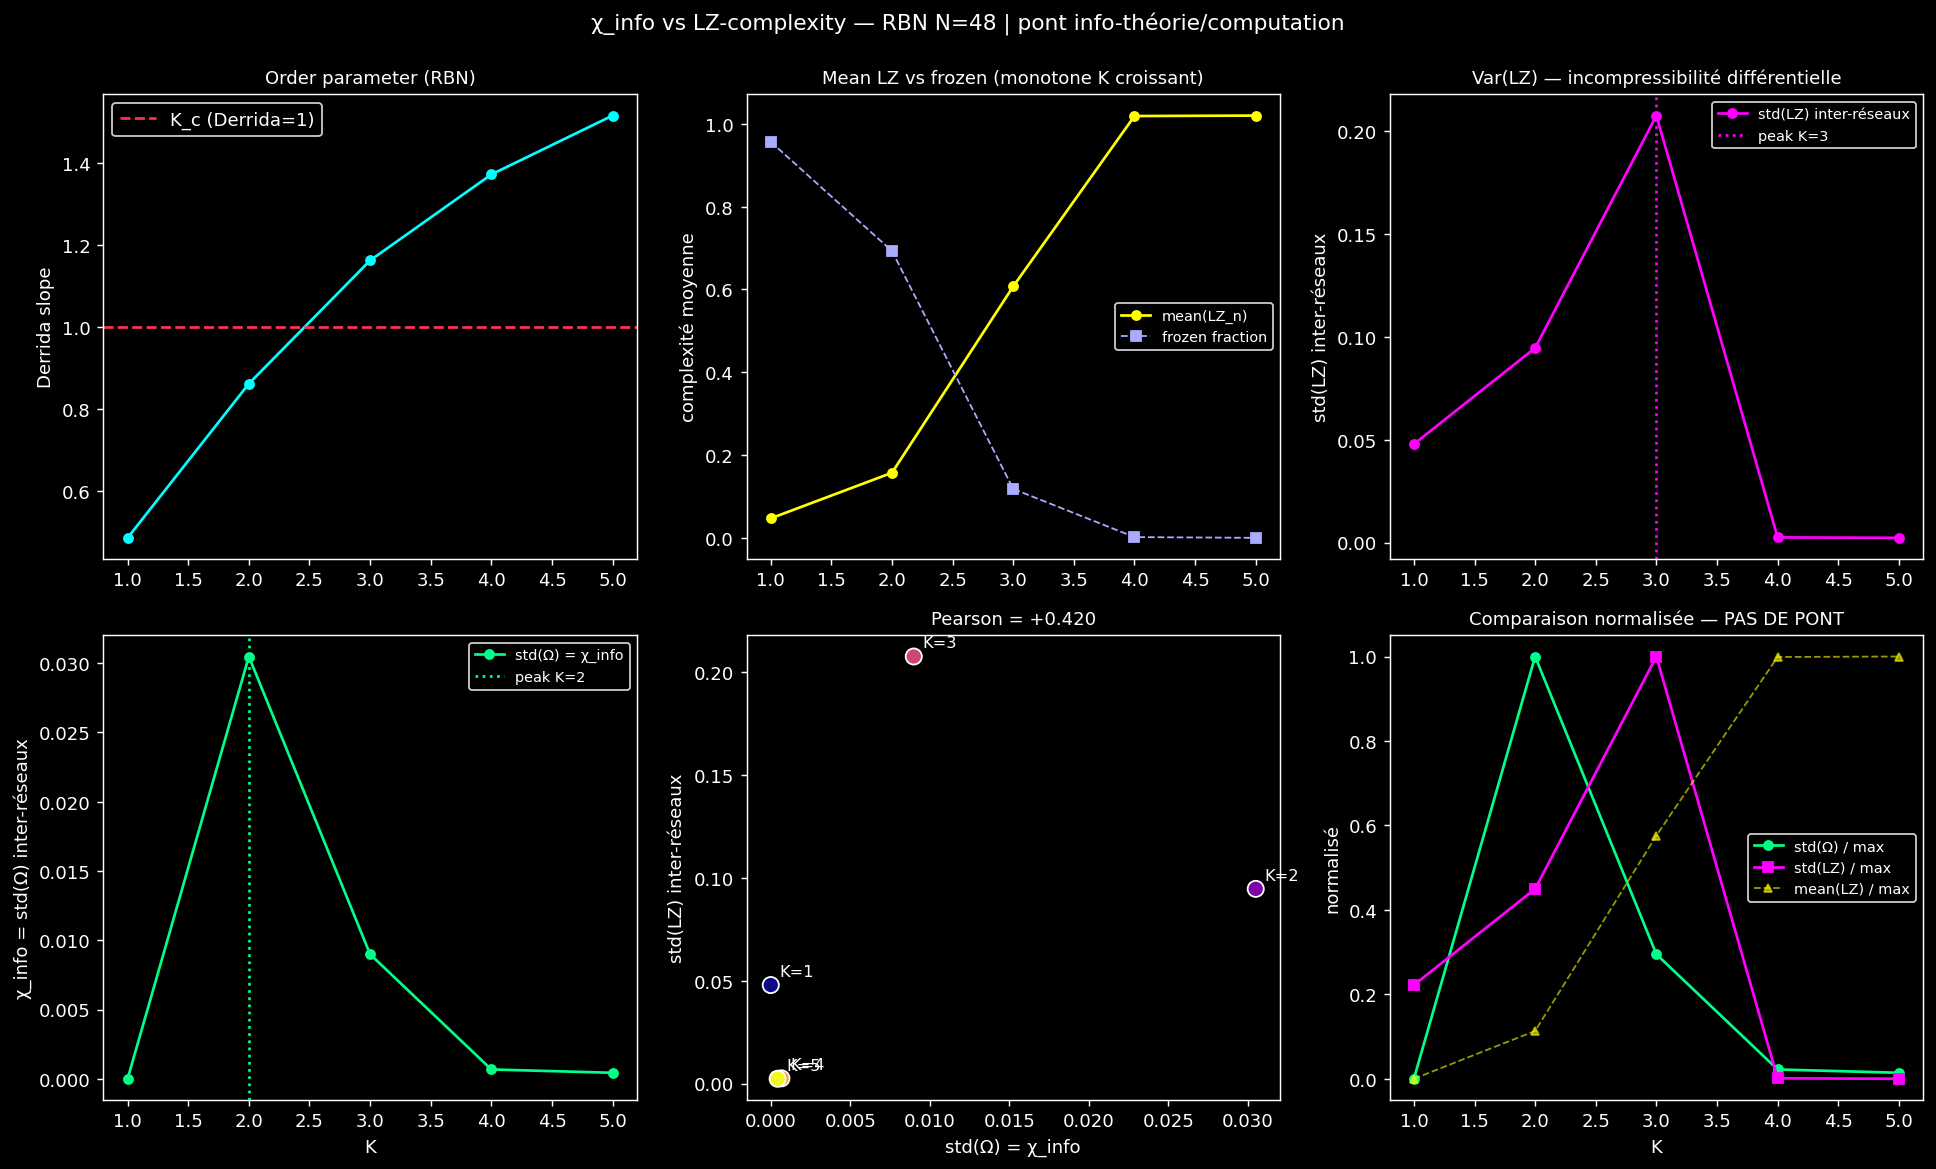

The Python source for this figure:
"""Test conjecture : χ_info ~ Var(LZ) inter-réalisations.

LZ-complexity = proxy calculable de Kolmogorov K. Si la "susceptibilité
informationnelle" Var(Ω) mesure réellement l'incompressibilité différentielle
des réalisations, alors Var(LZ) doit piquer aux mêmes points critiques.

Test sur RBN (discret natif, K_c=2 connu). Pour chaque K :
  - n_real réseaux indépendants
  - Pour chaque réseau : ensemble 3000 attracteurs → LZ(concat aplatissement)
  - mean(LZ), std(LZ) inter-réseaux
  - Comparer position des pics : std(Ω) vs std(LZ)

Si corrélation forte (Pearson > 0.7) ET argmax std(LZ) ≈ K_c → pont
info-théorie/computation validé. χ_info = mesure opérationnelle K_conditional.
"""
import sys
import os
import json
import time
import numpy as np
import matplotlib.pyplot as plt

sys.path.insert(0, os.path.dirname(os.path.dirname(os.path.abspath(__file__))))

from systems.rbn import (
    make_rbn, derrida_slope, attractor_ensemble,
    frozen_fraction, activity,
)
from xi.complexity import lz76, lz_normalized
from xi.interaction import o_information, total_correlation


def lz_of_ensemble(ensemble):
    """Concat all attractor states, return LZ_normalized of resulting bit string."""
    flat = ensemble.flatten().astype(np.int8)
    return lz_normalized(flat)


def omega_random_subsets(ensemble, subset_size=4, n_subsets=200, rng=None):
    if rng is None:
        rng = np.random.default_rng(0)
    M, N = ensemble.shape
    oms = []
    for _ in range(n_subsets):
        idx = rng.choice(N, size=subset_size, replace=False)
        sub = ensemble[:, idx].astype(np.int8)
        oms.append(o_information(sub))
    return np.mean(oms), np.std(oms)


def run(
    N=48,
    K_values=(1, 2, 3, 4, 5),
    p=0.5,
    n_networks=12,
    n_init=600,
    t_equil=150,
    subset_size=4,
    n_subsets=200,
    seed=42,
    outdir=None,
):
    if outdir is None:
        outdir = os.path.dirname(os.path.abspath(__file__))

    print(f"N={N}  p={p}  K_values={K_values}")
    print(f"n_networks={n_networks}  n_init={n_init}\n")

    lz_by_K = {K: [] for K in K_values}
    om_by_K = {K: [] for K in K_values}
    om_std_by_K = {K: [] for K in K_values}
    derrida_by_K = {K: [] for K in K_values}
    frozen_by_K = {K: [] for K in K_values}

    t0 = time.time()
    rng_master = np.random.default_rng(seed)
    for K in K_values:
        ts = time.time()
        for net in range(n_networks):
            net_seed = seed * 1000 + K * 100 + net
            inputs, tables = make_rbn(N, K, p, seed=net_seed)
            dslope = derrida_slope(inputs, tables, K, N,
                                   n_pairs=800, seed=net_seed + 1)
            ens = attractor_ensemble(inputs, tables, K, N,
                                     n_init=n_init, t_equil=t_equil,
                                     seed=net_seed + 7)
            ff = frozen_fraction(ens)
            lz = lz_of_ensemble(ens)
            om_mean, om_std_sub = omega_random_subsets(
                ens, subset_size=subset_size, n_subsets=n_subsets,
                rng=np.random.default_rng(net_seed + 13),
            )
            lz_by_K[K].append(lz)
            om_by_K[K].append(om_mean)
            om_std_by_K[K].append(om_std_sub)
            derrida_by_K[K].append(dslope)
            frozen_by_K[K].append(ff)
        elapsed = time.time() - ts
        print(f"  K={K}  mean(LZ)={np.mean(lz_by_K[K]):.4f} "
              f"std(LZ)_nets={np.std(lz_by_K[K]):.4f} "
              f"mean(Ω)={np.mean(om_by_K[K]):+.4f} "
              f"std(Ω)_nets={np.std(om_by_K[K]):.4f}  ({elapsed:.1f}s)")
    print(f"total {time.time()-t0:.1f}s\n")

    # Aggrégation
    Ks = np.array(K_values)
    mean_lz = np.array([np.mean(lz_by_K[K]) for K in K_values])
    std_lz = np.array([np.std(lz_by_K[K]) for K in K_values])
    mean_om = np.array([np.mean(om_by_K[K]) for K in K_values])
    std_om_nets = np.array([np.std(om_by_K[K]) for K in K_values])  # χ_info
    abs_om = np.abs(mean_om)
    cv_om = std_om_nets / (abs_om + 1e-9)
    mean_derrida = np.array([np.mean(derrida_by_K[K]) for K in K_values])
    mean_frozen = np.array([np.mean(frozen_by_K[K]) for K in K_values])

    # Corrélations
    pearson_chiinfo_lz_std = np.corrcoef(std_om_nets, std_lz)[0, 1]
    pearson_chiinfo_lz_mean = np.corrcoef(std_om_nets, mean_lz)[0, 1]
    pearson_omega_lz_mean = np.corrcoef(np.abs(mean_om), mean_lz)[0, 1]

    K_peak_chiinfo = Ks[np.argmax(std_om_nets)]
    K_peak_stdlz = Ks[np.argmax(std_lz)]
    K_peak_meanlz = Ks[np.argmax(mean_lz)]

    print("=" * 60)
    print(f"K_c analytique           = 2")
    print(f"peak std(Ω) = χ_info     = K={K_peak_chiinfo}")
    print(f"peak std(LZ) inter-nets  = K={K_peak_stdlz}")
    print(f"peak mean(LZ)            = K={K_peak_meanlz}")
    print(f"Pearson(std(Ω), std(LZ)) = {pearson_chiinfo_lz_std:+.3f}")
    print(f"Pearson(std(Ω), mean LZ) = {pearson_chiinfo_lz_mean:+.3f}")
    print(f"Pearson(|mean Ω|, mean LZ) = {pearson_omega_lz_mean:+.3f}")
    print("=" * 60)

    same_peak = (K_peak_chiinfo == K_peak_stdlz)
    high_corr = pearson_chiinfo_lz_std > 0.7
    if same_peak and high_corr:
        verdict = "PONT VALIDÉ"
    elif same_peak or high_corr:
        verdict = "PONT PARTIEL"
    else:
        verdict = "PAS DE PONT"
    print(f"\nVerdict : {verdict}")

    # Plot
    fig, axes = plt.subplots(2, 3, figsize=(15, 9))

    ax = axes[0, 0]
    ax.plot(Ks, mean_derrida, "o-", color="cyan", lw=1.5, ms=5)
    ax.axhline(1.0, color="#ff3355", ls="--", label="K_c (Derrida=1)")
    ax.set_ylabel("Derrida slope", color="white")
    ax.set_title("Order parameter (RBN)", color="white", fontsize=10)
    ax.legend(facecolor="black", labelcolor="white", edgecolor="white")

    ax = axes[0, 1]
    ax.plot(Ks, mean_lz, "o-", color="yellow", lw=1.5, ms=5, label="mean(LZ_n)")
    ax.plot(Ks, mean_frozen, "s--", color="#aaaaff", lw=1.0, label="frozen fraction")
    ax.set_ylabel("complexité moyenne", color="white")
    ax.legend(facecolor="black", labelcolor="white", edgecolor="white", fontsize=8)
    ax.set_title("Mean LZ vs frozen (monotone K croissant)", color="white", fontsize=10)

    ax = axes[0, 2]
    ax.plot(Ks, std_lz, "o-", color="magenta", lw=1.5, ms=5, label="std(LZ) inter-réseaux")
    ax.axvline(K_peak_stdlz, color="magenta", ls=":", label=f"peak K={K_peak_stdlz}")
    ax.set_ylabel("std(LZ) inter-réseaux", color="white")
    ax.legend(facecolor="black", labelcolor="white", edgecolor="white", fontsize=8)
    ax.set_title("Var(LZ) — incompressibilité différentielle", color="white", fontsize=10)

    ax = axes[1, 0]
    ax.plot(Ks, std_om_nets, "o-", color="#00ff88", lw=1.5, ms=5,
            label="std(Ω) = χ_info")
    ax.axvline(K_peak_chiinfo, color="#00ff88", ls=":",
               label=f"peak K={K_peak_chiinfo}")
    ax.set_xlabel("K", color="white")
    ax.set_ylabel("χ_info = std(Ω) inter-réseaux", color="white")
    ax.legend(facecolor="black", labelcolor="white", edgecolor="white", fontsize=8)

    ax = axes[1, 1]
    # Scatter std(Ω) vs std(LZ)
    ax.scatter(std_om_nets, std_lz, c=Ks, cmap="plasma", s=80, edgecolor="white")
    for i, K in enumerate(Ks):
        ax.annotate(f"K={K}", (std_om_nets[i], std_lz[i]),
                    color="white", fontsize=9, xytext=(5, 5), textcoords="offset points")
    ax.set_xlabel("std(Ω) = χ_info", color="white")
    ax.set_ylabel("std(LZ) inter-réseaux", color="white")
    ax.set_title(f"Pearson = {pearson_chiinfo_lz_std:+.3f}",
                 color="white", fontsize=10)

    ax = axes[1, 2]
    # Normalised overlay
    def norm(x):
        return (x - x.min()) / (x.max() - x.min() + 1e-12)
    ax.plot(Ks, norm(std_om_nets), "o-", color="#00ff88", lw=1.5, ms=5,
            label="std(Ω) / max")
    ax.plot(Ks, norm(std_lz), "s-", color="magenta", lw=1.5, ms=5,
            label="std(LZ) / max")
    ax.plot(Ks, norm(mean_lz), "^--", color="yellow", lw=1.0, ms=4,
            alpha=0.6, label="mean(LZ) / max")
    ax.set_xlabel("K", color="white")
    ax.set_ylabel("normalisé", color="white")
    ax.legend(facecolor="black", labelcolor="white", edgecolor="white", fontsize=8)
    ax.set_title(f"Comparaison normalisée — {verdict}", color="white", fontsize=10)

    for ax in axes.flat:
        ax.set_facecolor("black")
        ax.tick_params(colors="white")
        for sp in ax.spines.values():
            sp.set_color("white")

    fig.patch.set_facecolor("black")
    fig.suptitle(f"χ_info vs LZ-complexity — RBN N={N} | "
                 f"pont info-théorie/computation",
                 color="white", y=0.995)
    plt.tight_layout()
    png = os.path.join(outdir, "lz_vs_chiinfo.png")
    plt.savefig(png, dpi=130, facecolor="black", bbox_inches="tight")
    print(f"\nsaved {png}")

    out = {
        "N": N, "p": p, "K_values": list(K_values),
        "mean_lz": mean_lz.tolist(), "std_lz": std_lz.tolist(),
        "mean_omega": mean_om.tolist(),
        "chi_info_std_omega": std_om_nets.tolist(),
        "abs_mean_omega": abs_om.tolist(), "cv_omega": cv_om.tolist(),
        "mean_derrida": mean_derrida.tolist(),
        "mean_frozen": mean_frozen.tolist(),
        "pearson_chiinfo_stdlz": float(pearson_chiinfo_lz_std),
        "pearson_chiinfo_meanlz": float(pearson_chiinfo_lz_mean),
        "pearson_absmean_omega_meanlz": float(pearson_omega_lz_mean),
        "K_peak_chiinfo": int(K_peak_chiinfo),
        "K_peak_stdlz": int(K_peak_stdlz),
        "K_peak_meanlz": int(K_peak_meanlz),
        "verdict": verdict,
        "lz_per_network": {str(K): lz_by_K[K] for K in K_values},
        "omega_per_network": {str(K): om_by_K[K] for K in K_values},
    }
    with open(os.path.join(outdir, "lz_vs_chiinfo.json"), "w") as f:
        json.dump(out, f, indent=2)
    print(f"saved {os.path.join(outdir, 'lz_vs_chiinfo.json')}")
    return out


if __name__ == "__main__":
    run()
